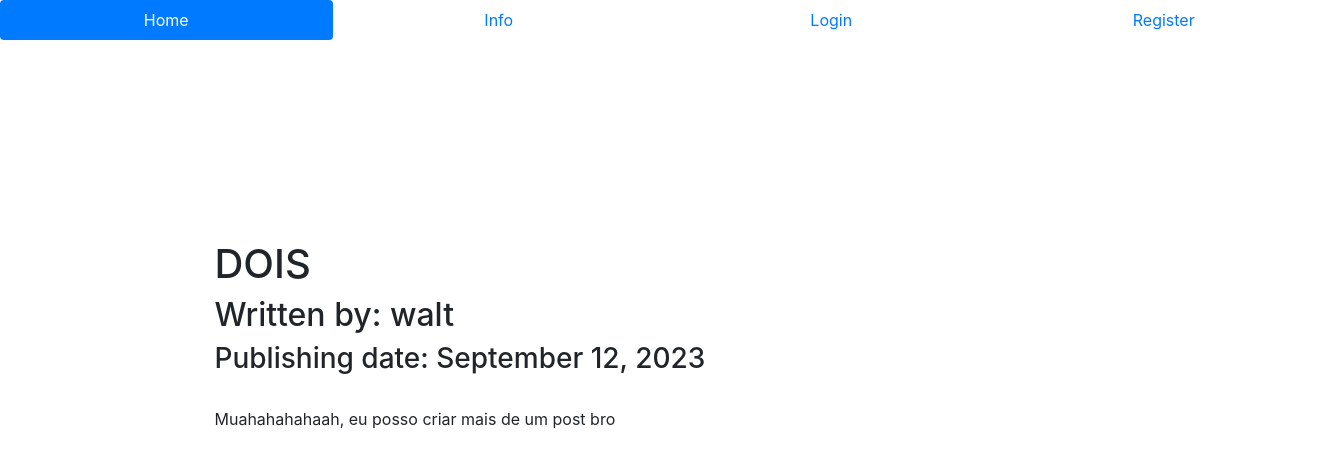
/2, run on the app's committed database.
### companyblog/models.py (models this page shows, shortened)
class BlogPost(db.Model):
    __tablename__ = 'posts'
    users = db.relationship(User)
    id = db.Column(db.Integer, primary_key = True)
    user_id = db.Column(db.Integer, db.ForeignKey('users.id'), nullable=False)
    date = db.Column(db.DateTime, nullable=False, default=datetime.utcnow)
    title = db.Column(db.String(140), nullable = False)
    text = db.Column(db.Text, nullable=False)

class User(db.Model, UserMixin):
    __tablename__ = 'users'
    id = db.Column(db.Integer, primary_key=True)
    profile_pic = db.Column(db.String(20), nullable=False, default='default.png')
    email = db.Column(db.String(64), unique=True, index=True)
    username = db.Column(db.String(64), unique=True, index=True)
    password_hash = db.Column(db.String(128))
    posts = db.relationship('BlogPost', backref='author', lazy=True)

### companyblog/users/views.py (the view)
@users.route('/<username>')
def user_posts(username):
    page = request.args.get('page', 1, type=int)
    user = User.query.filter_by(username=username).first_or_404()
    blog_posts = BlogPost.query.filter_by(author = user).order_by(BlogPost.date.desc()).paginate(page=page, per_page=5)
    return render_template('user_blog_posts.html', blog_posts=blog_posts, user=user)

### companyblog/blog_posts/views.py (called while the page is built)
@blog_posts.route('/<int:blog_post_id>')
def blog_post(blog_post_id):
    blog_post = BlogPost.query.get_or_404(blog_post_id)
    return render_template('blog_post.html', title = blog_post.title,
                           date = blog_post.date, post=blog_post)

### companyblog/templates/blog_post.html (shortened to what this page needs)
{% extends "base.html" %}
{% block content %}
  <div class="container" style="margin: 15%">
      <h1>{{title}}</h1>
      <h2>Written by: {{post.author.username}}</h2>
      <h3>Publishing date: {{date.strftime('%B %d, %Y')}}</h3>
      <br>
      <p>{{post.text}}</p>
  </div>
{% endblock %}

### data on the page
BlogPost: title "DOIS", strftime "September 12, 2023", text "Muahahahahaah, eu posso criar mais de um post bro"
User: author.username "walt"
